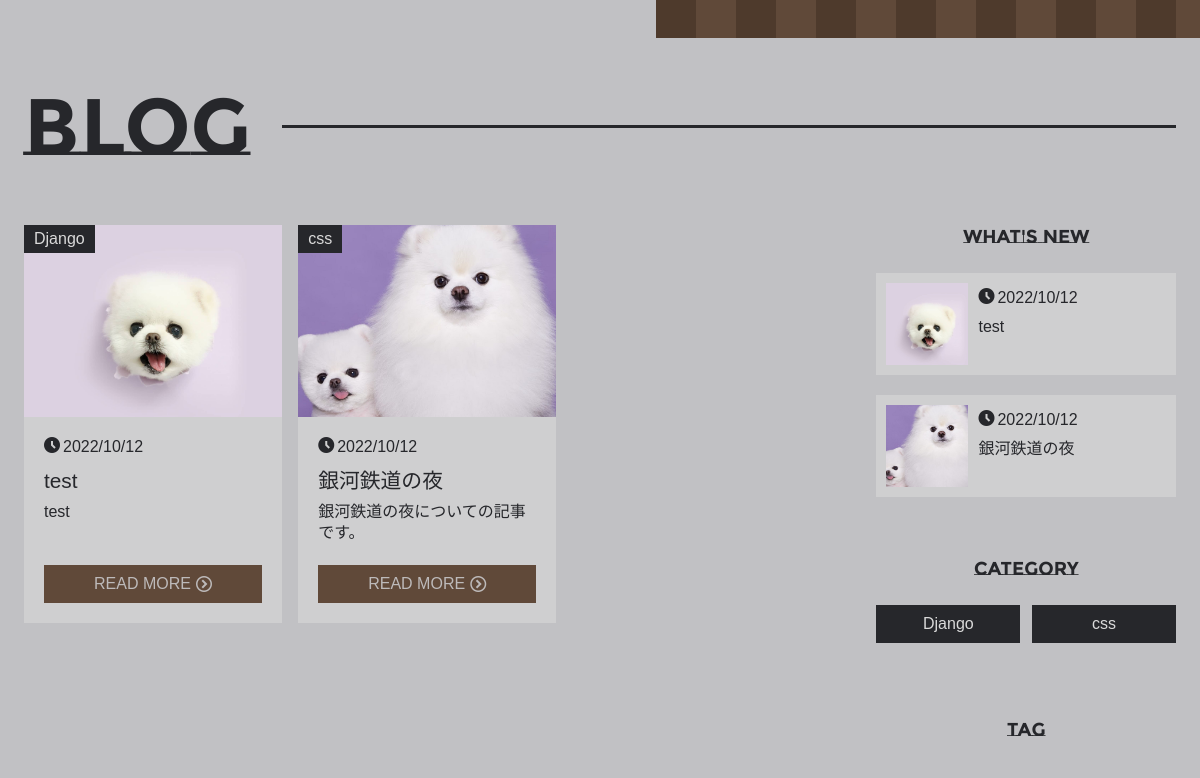
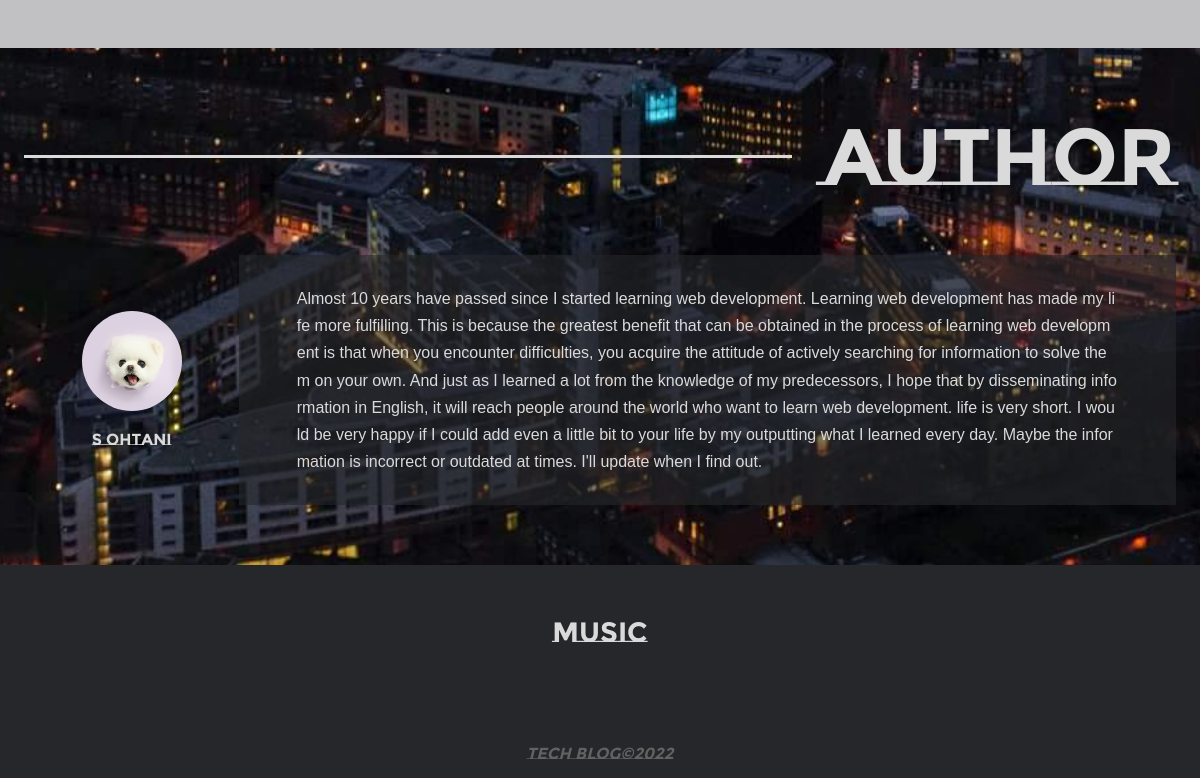
Page /bbs/ (lower part) on the earlier database version (2 pictures, top to bottom).
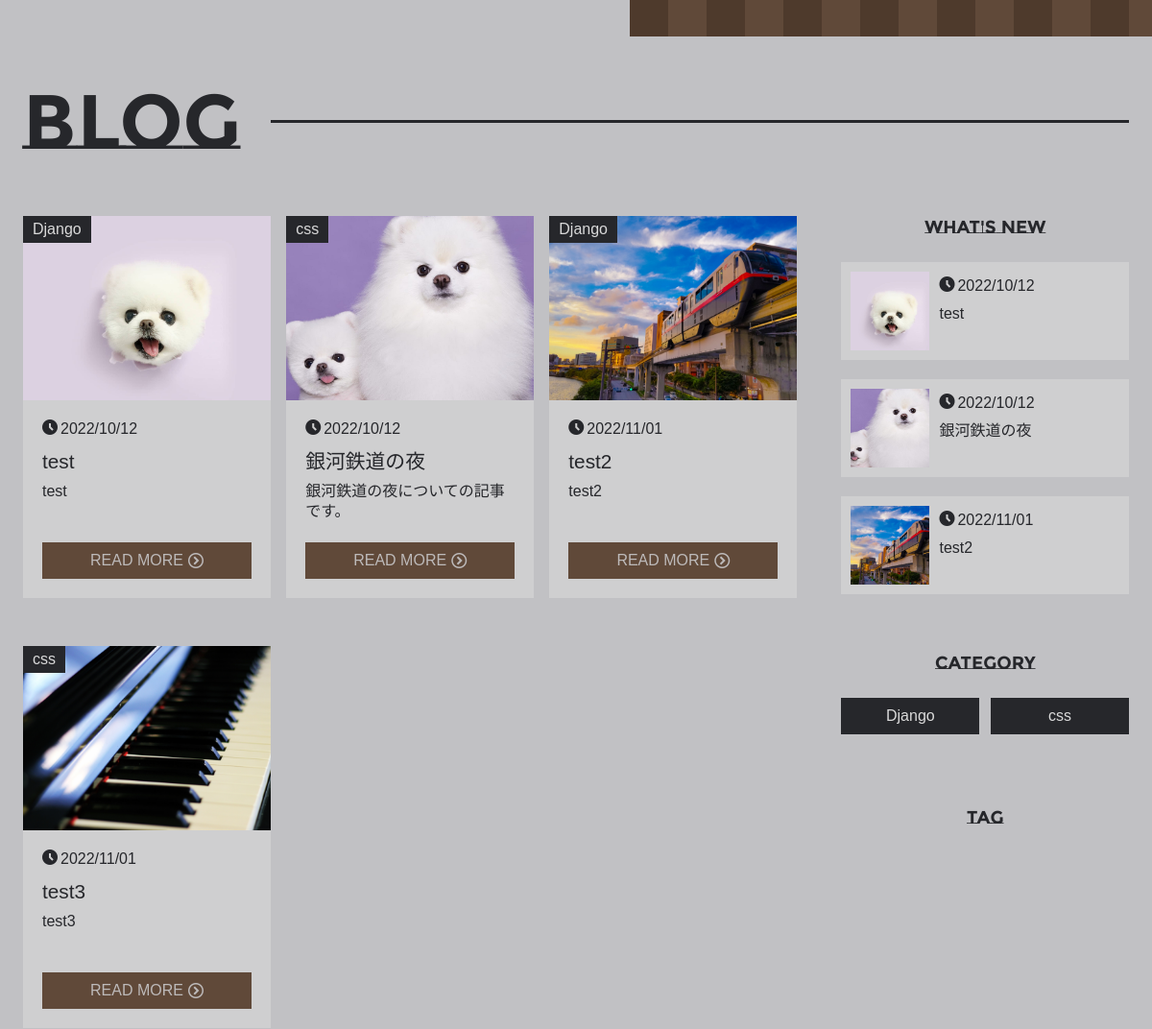
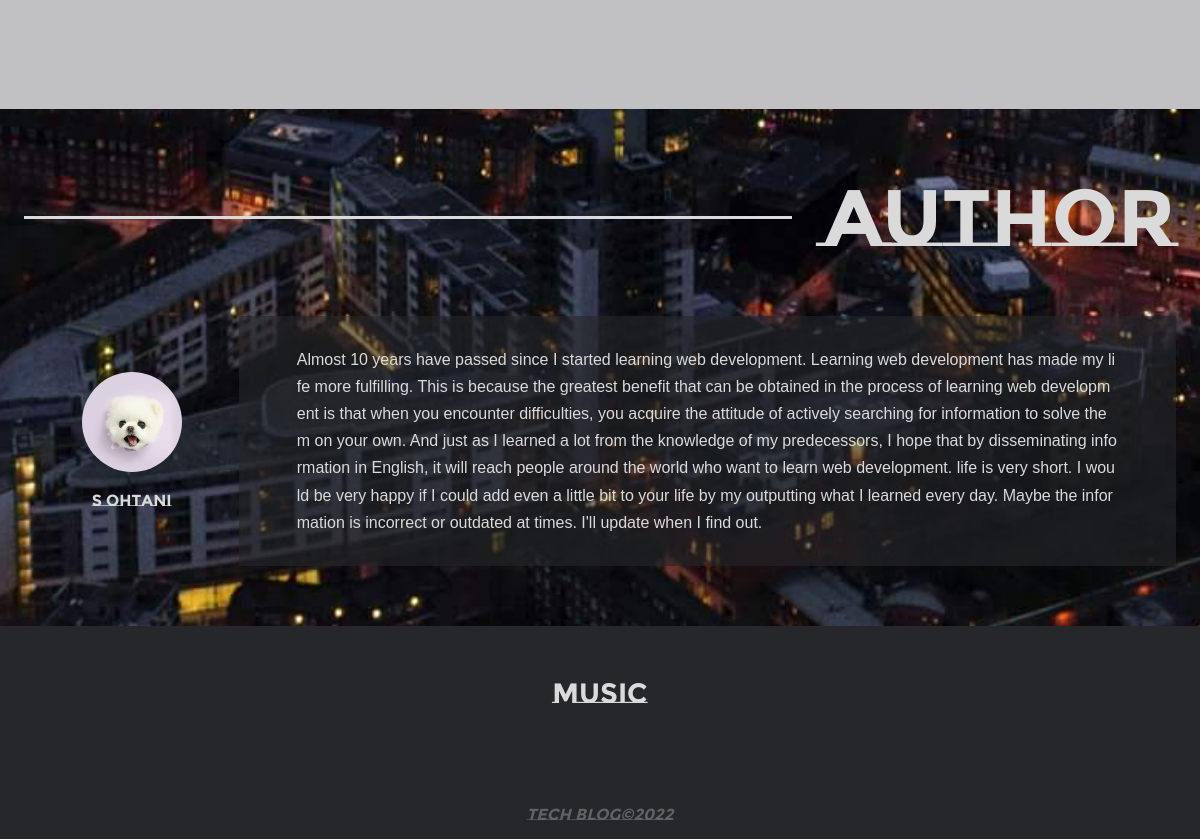
Same page on the later database version (2 pictures, top to bottom).
### bbs/models.py (models this page shows, shortened)
class Article(models.Model):
  title = models.CharField('タイトル', max_length=200, null=True)
  description = models.CharField('説明', max_length=500, null=True)
  content = models.TextField('テキスト')
  created_at = models.DateField('作成日', auto_now_add=True)
  updated_at = models.DateField('更新日', auto_now=True)
  thumbnail_image = models.ImageField('サムネイル',null=True, blank=True)
  slug = models.SlugField('スラッグ',blank=True, unique=False, max_length=255)
  category = models.ForeignKey(
                Category, verbose_name='カテゴリー',
                on_delete=models.PROTECT
              )
  tag = models.ManyToManyField(Tag, verbose_name='タグ')
  relation = models.ManyToManyField('self', verbose_name='関連', blank=True)

class Category(models.Model):
  name = models.CharField('カテゴリー', max_length=50)
  def __str__(self):
      return self.name

### bbs/views.py (the view)
# urls.py: path('',views.index, name='index'),
def index(request):
  entries = Article.objects.all()[:3]
  articles = Article.objects.all()
  context = {
      'articles': articles,
      'entries': entries,
    }
  return render(request,'bbs/index.html',context)

### bbs/context.py (called while the page is built)
def related(request):
    context = {
        'category_list': Category.objects.all(),
        'tag_list': Tag.objects.all(),
    }
    return context

### bbs/templates/bbs/index.html (shortened to what the changed rows need)
{% load static %}
<!DOCTYPE html>
<html lang="en">
<head>
  <link rel="stylesheet" href="{% static 'css/index.css' %}">
</head>
<body id="top" itemscope itemtype="http://schema.org/WebPage">
<div class="wrapper">
<main>
    <section class="blog-sec" id="js-header-observer">
      <div class="container">
        <div class="container-inner">
        <article itemscope itemtype="http://schema.org/BlogPosting" itemprop="blogPost">
          <ul itemprop="articleBody" class="blog-card-list">
            {% for article in articles %}
            <li class="blog-card">
              <div itemprop="image" itemscope itemtype="http://schema.org/ImageObject" class="blog-card-img">
                <a href="{% url 'bbs:detail' article.slug %}" title="" itemprop="url" itemscope>
                <picture>
                  <source srcset="/media/{{ article.thumbnail_image }}" type="image/webp" width="280" height="150" loading="lazy" itemprop="image">
                  <img src="/media/{{ article.thumbnail_image }}" width="280" height="150" loading="lazy" itemprop="image" alt="">
                  </picture>
                </a>
              </div>
              <div class="blog-card-inner">
                <div class="category"><a href="{% url 'bbs:category' article.category %}" itemprop="articleSection">{{ article.category }}</a></div>
                <time datetime="{{ article.created_at|date:'Y-m-d' }}" itemprop="datePublished"><i class="icon-clock2"></i>{{ article.created_at|date:"Y/m/d" }}</time>
                <h2 itemprop="name headline"><a href="{% url 'bbs:detail' article.slug %}" title="{{ article.title }}" itemprop="url">{{ article.title }}</a></h2>
                <p itemprop="description">{{ article.description| truncatechars:40 }}</p>
                <a href="{% url 'bbs:detail' article.slug %}" class="btn1" itemprop="url">READ MORE<i class="icon-circle-right"></i></a>
              </div>
            </li>
            {% endfor %}
          </ul>
        </article>
        <aside>
        <ul class="wn-list">
          {% for article in entries %}
          <li>
            <a href="{% url 'bbs:detail' article.slug %}">
              <picture>
                <source srcset="/media/{{ article.thumbnail_image }}" type="image/webp" width="82" height="82" loading="lazy" itemprop="image">
                <img src="/media/{{ article.thumbnail_image }}" width="82" height="82" loading="lazy" itemprop="image" alt="">
              </picture>
            </a>
            <div class="wn-list-sentence">
              <time itemprop="datePublished" datetime="{{ article.created_at|date:'Y-m-d' }}"><i class="icon-clock2"></i>{{ article.created_at|date:"Y/m/d" }}</time>
              <a href="">
              <h4 itemprop="name headline">{{ article.title }}</h4>
              </a>
            </div>
          </li>
          {% endfor %}
        </ul>
          <ul class="category-list">
            {% for category in category_list %}
            <li><a href="{% url 'bbs:category' category %}">{{ category.name }}</a></li>
            {% endfor %}
          </ul>
        </aside>
      </div>
      </div>
    </section>
</main>
<footer>
  <div class="footer-inner">
  <div class="music">
    <h2>MUSIC</h2>
  </div>
</div>
</footer>
</div>
</body>
</html>

Differences in the rows shown:
added Article: thumbnail_image (picture), category "Django", created_at "2022/11/01", title "test2", description "test2"
added Article: thumbnail_image (picture), category "css", created_at "2022/11/01", title "test3", description "test3"
